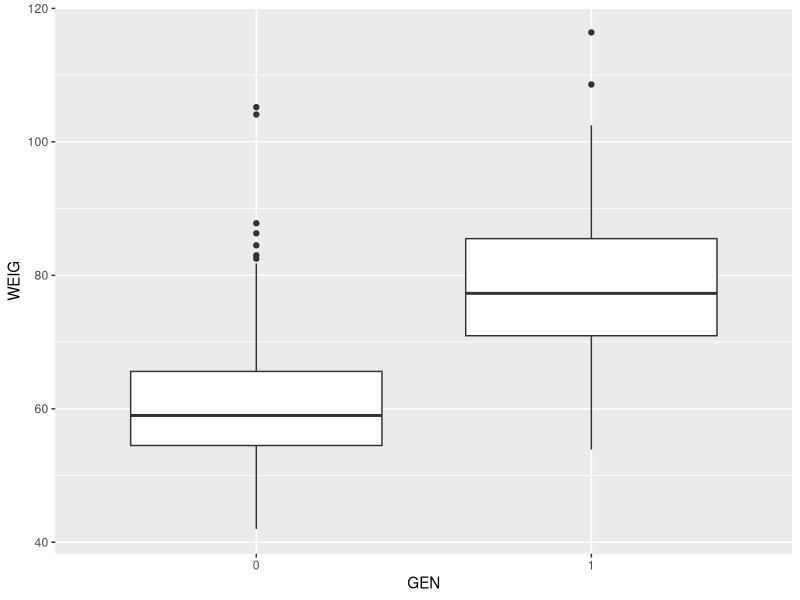
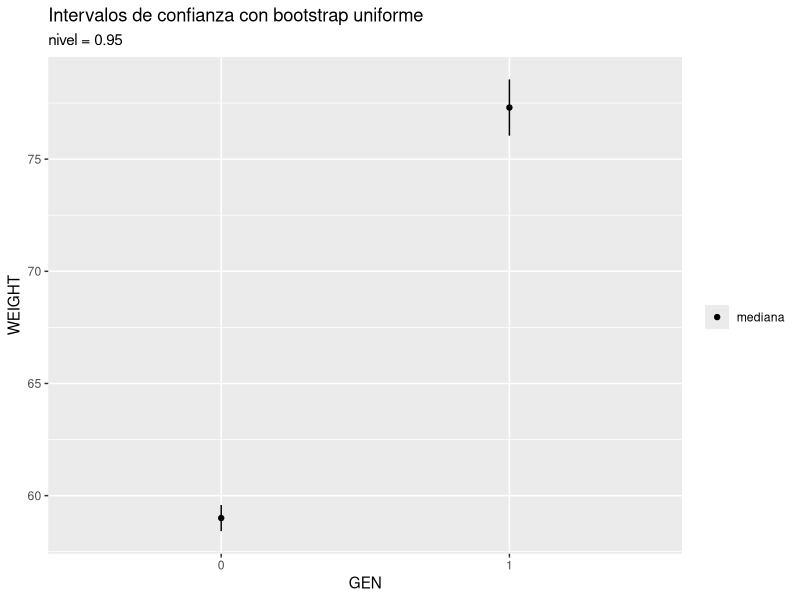
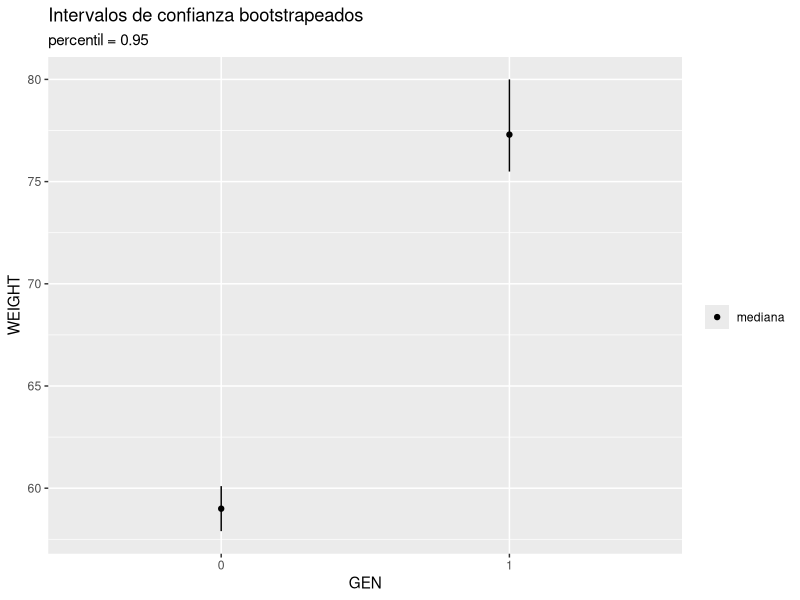
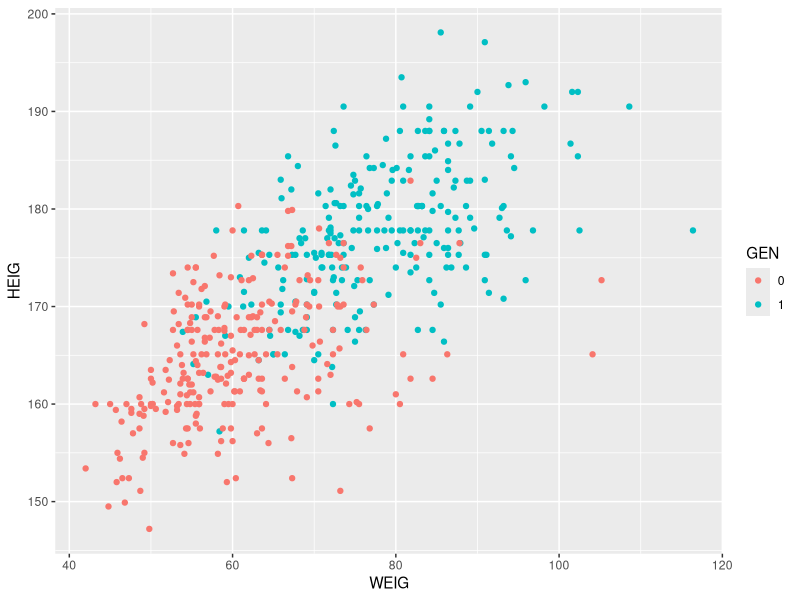
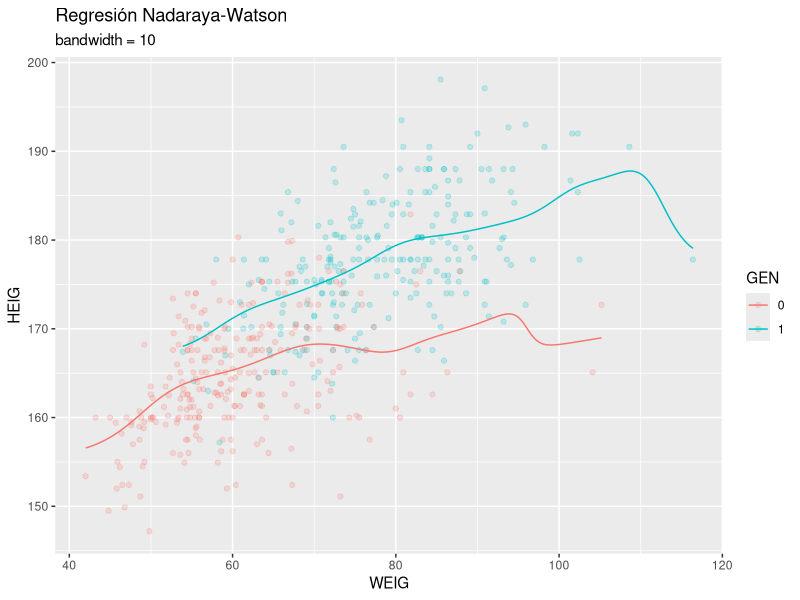
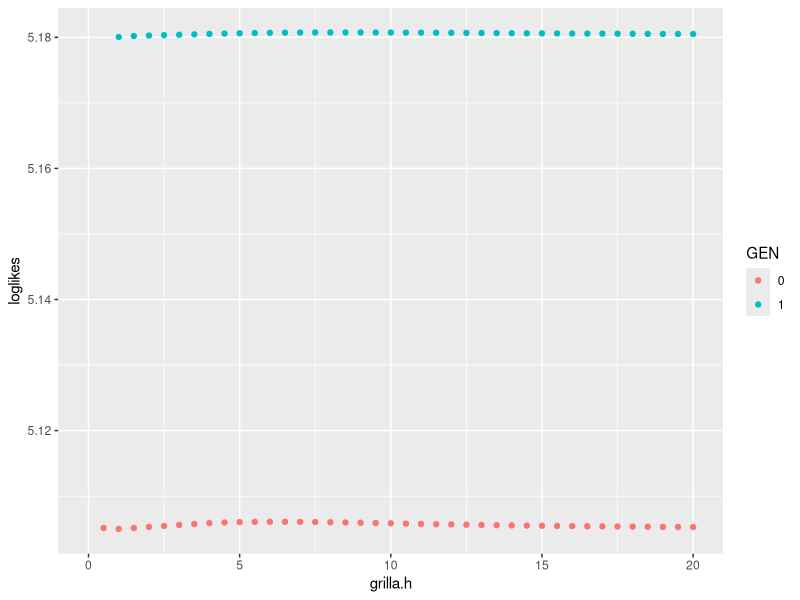
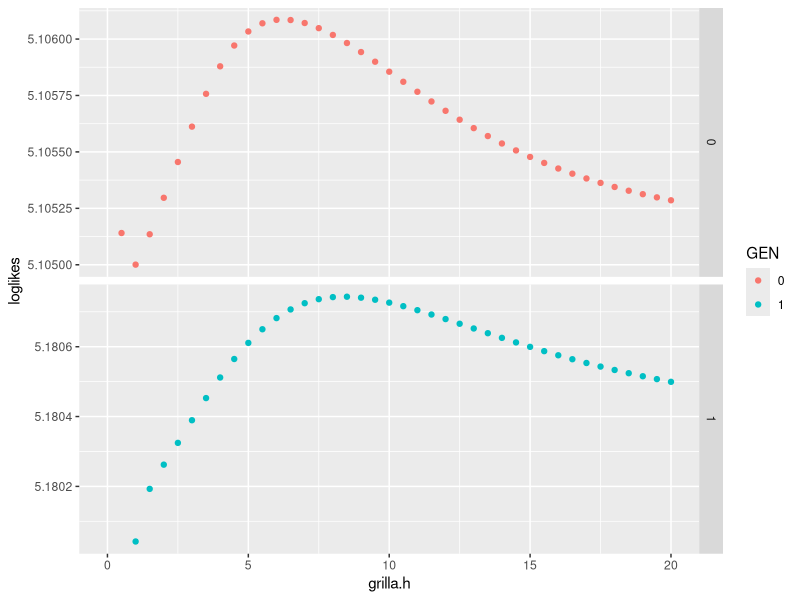

Source code (R) for these figures, in order:
## ---- chunk 1
library(tidyverse)
library(readxl)
library(caret)
## ---- chunk 2
df <- read_excel('body.xls', col_names = FALSE)
colnames(df)<-(c("BIAC","BIIL","BITRO","CHEST1","CHEST2","ELBOW","WRIST", "KNEE","ANKLE","SHOUL","CHESTG","WAISTG","NAVEL","HIP","GLUTE","BICEP", "FLOREA","KNEEG","CALF","ANKLEG","WRISTG","AGE","WEIG","HEIG","GEN"))
head(df)
## ---- chunk 3
colSums(is.na(df))
## ---- chunk 4
df$GEN <- as.factor(df$GEN)
df %>% group_by(GEN) -> df_GEN
## ---- chunk 5
df %>% ggplot(aes(GEN, WEIG)) + geom_boxplot()
## ---- chunk 6
bootstrap = function(n, x, estad = median, s = FALSE) {
  if (!s) {
    s = length(x)
  }
  return(replicate(n, estad(sample(x, s, replace = TRUE))))
}
## ---- chunk 7
B = 5000
df_GEN %>%
  summarise(WEIGHT = median(WEIG), s = (length(WEIG)-1)*sd(bootstrap(B, WEIG, median))/length(WEIG)) %>%
  ggplot(aes(GEN, WEIGHT, s, ymin = WEIGHT-s, ymax = WEIGHT+s)) + geom_linerange() + geom_point(aes(fill = "mediana")) + labs(title = "Intervalos de confianza con bootstrap uniforme", subtitle = "nivel = 0.95") + scale_fill_discrete(name = "")
## ---- chunk 8
df_GEN %>% 
  summarise(WEIGHT = median(WEIG), a = quantile(bootstrap(B, WEIG, median), 0.025), b = quantile(bootstrap(B, WEIG, median), 0.975)) %>%
  ggplot(aes(GEN, WEIGHT, ymin = a, ymax = b)) + geom_linerange() + geom_point(aes(fill = "mediana")) + labs(title = "Intervalos de confianza bootstrapeados", subtitle = "percentil = 0.95") + scale_fill_discrete(name = "")
## ---- chunk 9
df_GEN %>% ggplot(aes(WEIG, HEIG)) + geom_point(aes(color = GEN))
## ---- chunk 10
df_GEN %>% do(ksmooth(x = .$WEIG, y = .$HEIG, bandwidth = 10, kernel = "normal") %>% as.data.frame()) -> regnopar
head(regnopar)
## ---- chunk 11
df_GEN %>%
  ggplot(aes(WEIG, HEIG)) + geom_point(aes(color = GEN), alpha = 0.2) + geom_line(data = regnopar, aes(x, y, color = GEN)) + labs(title = "Regresión Nadaraya-Watson", subtitle = "bandwidth = 10")
## ---- chunk 12
bw.loocv = function(df, x, y, grilla.h = NA, K = dnorm) {
  x <- df %>% pull({{x}})
  y <- df %>% pull({{y}})
  n <- length(x)
  if (any(is.na(grilla.h))) {
    silverman <- bw.nrd0(x)
    grilla.h <- seq(silverman * 10^(-2), silverman * 10^2, length.out = 100)
  }
  f <- matrix(NA, n, length(grilla.h))
  for (i in 1:n) {
    for (h in 1:length(grilla.h)) {
      f[i, h] <- sum(y%*%K((x[i] - x)/grilla.h[h]))
      f[i, h] <- f[i,h] - y[i] * K(0)
      f[i, h] <- f[i, h] / (sum(K((x[i] - x)/grilla.h[h])) - K(0))
    }
  }
  loglikes = colMeans(log(f))
  return(list("h.CV" = grilla.h[which.max(loglikes)], "grilla.h" = grilla.h, "loglikes" = loglikes))
}
## ---- chunk 13
grilla <- seq(0, 20, by = 0.5)
df %>% filter(GEN == 0) %>% bw.loocv(WEIG, HEIG, grilla)
## ---- chunk 14
df_GEN %>%
  do(bw.loocv(., WEIG, HEIG, grilla) %>% as.data.frame()) %>%
  ggplot(aes(grilla.h, loglikes)) + geom_point(aes(color = GEN))
## ---- chunk 15
df_GEN %>%
  do(bw.loocv(., WEIG, HEIG, grilla) %>% as.data.frame()) %>%
  ggplot(aes(grilla.h, loglikes)) + geom_point(aes(color = GEN)) + facet_grid(rows = vars(GEN), scales = "free_y")
